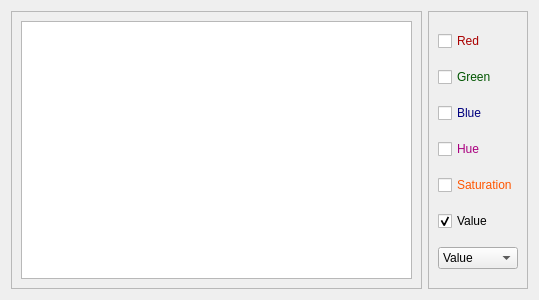
<?xml version="1.0" encoding="UTF-8"?>
<ui version="4.0">
 <class>Histograms</class>
 <widget class="QDialog" name="Histograms">
  <property name="geometry">
   <rect>
    <x>0</x>
    <y>0</y>
    <width>539</width>
    <height>300</height>
   </rect>
  </property>
  <property name="windowTitle">
   <string>Histograms</string>
  </property>
  <layout class="QGridLayout" name="gridLayout">
   <item row="0" column="0">
    <widget class="QFrame" name="frame_2">
     <property name="frameShape">
      <enum>QFrame::StyledPanel</enum>
     </property>
     <property name="frameShadow">
      <enum>QFrame::Raised</enum>
     </property>
     <layout class="QGridLayout" name="gridLayout_2">
      <item row="0" column="0">
       <widget class="QGraphicsView" name="graphicsView"/>
      </item>
     </layout>
    </widget>
   </item>
   <item row="0" column="1">
    <widget class="QFrame" name="frame">
     <property name="maximumSize">
      <size>
       <width>150</width>
       <height>16777215</height>
      </size>
     </property>
     <property name="frameShape">
      <enum>QFrame::StyledPanel</enum>
     </property>
     <property name="frameShadow">
      <enum>QFrame::Raised</enum>
     </property>
     <layout class="QVBoxLayout" name="verticalLayout">
      <item>
       <widget class="QCheckBox" name="redCheckBox">
        <property name="palette">
         <palette>
          <active>
           <colorrole role="WindowText">
            <brush brushstyle="SolidPattern">
             <color alpha="255">
              <red>170</red>
              <green>0</green>
              <blue>0</blue>
             </color>
            </brush>
           </colorrole>
          </active>
          <inactive>
           <colorrole role="WindowText">
            <brush brushstyle="SolidPattern">
             <color alpha="255">
              <red>170</red>
              <green>0</green>
              <blue>0</blue>
             </color>
            </brush>
           </colorrole>
          </inactive>
          <disabled>
           <colorrole role="WindowText">
            <brush brushstyle="SolidPattern">
             <color alpha="255">
              <red>128</red>
              <green>128</green>
              <blue>128</blue>
             </color>
            </brush>
           </colorrole>
          </disabled>
         </palette>
        </property>
        <property name="text">
         <string>Red</string>
        </property>
       </widget>
      </item>
      <item>
       <widget class="QCheckBox" name="greenCheckBox">
        <property name="palette">
         <palette>
          <active>
           <colorrole role="WindowText">
            <brush brushstyle="SolidPattern">
             <color alpha="255">
              <red>0</red>
              <green>85</green>
              <blue>0</blue>
             </color>
            </brush>
           </colorrole>
          </active>
          <inactive>
           <colorrole role="WindowText">
            <brush brushstyle="SolidPattern">
             <color alpha="255">
              <red>0</red>
              <green>85</green>
              <blue>0</blue>
             </color>
            </brush>
           </colorrole>
          </inactive>
          <disabled>
           <colorrole role="WindowText">
            <brush brushstyle="SolidPattern">
             <color alpha="255">
              <red>128</red>
              <green>128</green>
              <blue>128</blue>
             </color>
            </brush>
           </colorrole>
          </disabled>
         </palette>
        </property>
        <property name="text">
         <string>Green</string>
        </property>
       </widget>
      </item>
      <item>
       <widget class="QCheckBox" name="blueCheckBox">
        <property name="palette">
         <palette>
          <active>
           <colorrole role="WindowText">
            <brush brushstyle="SolidPattern">
             <color alpha="255">
              <red>0</red>
              <green>0</green>
              <blue>127</blue>
             </color>
            </brush>
           </colorrole>
          </active>
          <inactive>
           <colorrole role="WindowText">
            <brush brushstyle="SolidPattern">
             <color alpha="255">
              <red>0</red>
              <green>0</green>
              <blue>127</blue>
             </color>
            </brush>
           </colorrole>
          </inactive>
          <disabled>
           <colorrole role="WindowText">
            <brush brushstyle="SolidPattern">
             <color alpha="255">
              <red>128</red>
              <green>128</green>
              <blue>128</blue>
             </color>
            </brush>
           </colorrole>
          </disabled>
         </palette>
        </property>
        <property name="text">
         <string>Blue</string>
        </property>
       </widget>
      </item>
      <item>
       <widget class="QCheckBox" name="hueCheckBox">
        <property name="palette">
         <palette>
          <active>
           <colorrole role="WindowText">
            <brush brushstyle="SolidPattern">
             <color alpha="255">
              <red>170</red>
              <green>0</green>
              <blue>127</blue>
             </color>
            </brush>
           </colorrole>
          </active>
          <inactive>
           <colorrole role="WindowText">
            <brush brushstyle="SolidPattern">
             <color alpha="255">
              <red>170</red>
              <green>0</green>
              <blue>127</blue>
             </color>
            </brush>
           </colorrole>
          </inactive>
          <disabled>
           <colorrole role="WindowText">
            <brush brushstyle="SolidPattern">
             <color alpha="255">
              <red>128</red>
              <green>128</green>
              <blue>128</blue>
             </color>
            </brush>
           </colorrole>
          </disabled>
         </palette>
        </property>
        <property name="text">
         <string>Hue</string>
        </property>
       </widget>
      </item>
      <item>
       <widget class="QCheckBox" name="saturationCheckBox">
        <property name="palette">
         <palette>
          <active>
           <colorrole role="WindowText">
            <brush brushstyle="SolidPattern">
             <color alpha="255">
              <red>255</red>
              <green>85</green>
              <blue>0</blue>
             </color>
            </brush>
           </colorrole>
          </active>
          <inactive>
           <colorrole role="WindowText">
            <brush brushstyle="SolidPattern">
             <color alpha="255">
              <red>255</red>
              <green>85</green>
              <blue>0</blue>
             </color>
            </brush>
           </colorrole>
          </inactive>
          <disabled>
           <colorrole role="WindowText">
            <brush brushstyle="SolidPattern">
             <color alpha="255">
              <red>128</red>
              <green>128</green>
              <blue>128</blue>
             </color>
            </brush>
           </colorrole>
          </disabled>
         </palette>
        </property>
        <property name="text">
         <string>Saturation</string>
        </property>
       </widget>
      </item>
      <item>
       <widget class="QCheckBox" name="valueCheckBox">
        <property name="text">
         <string>Value</string>
        </property>
        <property name="checked">
         <bool>true</bool>
        </property>
       </widget>
      </item>
      <item>
       <widget class="QComboBox" name="scaleComboBox">
        <item>
         <property name="text">
          <string>Value</string>
         </property>
        </item>
        <item>
         <property name="text">
          <string>[0..255]</string>
         </property>
        </item>
        <item>
         <property name="text">
          <string>Hue</string>
         </property>
        </item>
        <item>
         <property name="text">
          <string>[0..360]</string>
         </property>
        </item>
        <item>
         <property name="text">
          <string>[0..1]</string>
         </property>
        </item>
       </widget>
      </item>
     </layout>
    </widget>
   </item>
  </layout>
 </widget>
 <resources/>
 <connections/>
</ui>
